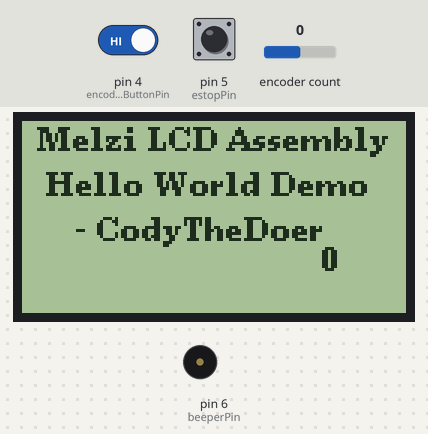
This sketch was run on a simulated Arduino Uno, built with avr-gcc and run on an emulated ATmega328P. Shown: 128×64 one-colour display, buzzer (waves = sounding). The inputs (shaded band) are chosen by the test bench; at power-on: pin 4 (encoderButtonPin) HIGH, pin 5 (estopPin) HIGH, encoder count 0. What the sketch prints to the serial monitor is not drawn.

Above: at 1.2 s.
1.3 s: pin 4 (encoderButtonPin) driven LOW
At 1.7 s:
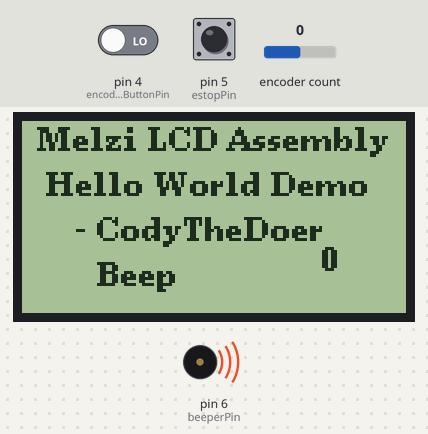
4.3 s: pin 5 (estopPin) pulled LOW for 1 s
At 4.74 s:
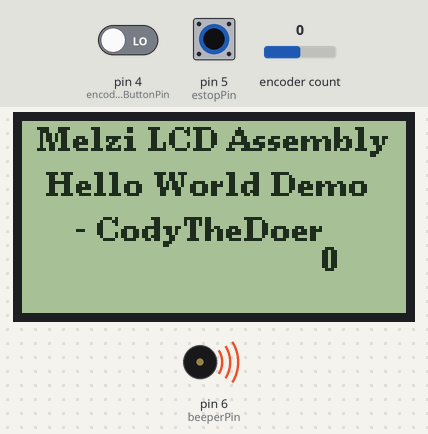
8.3 s: encoder count set to 1
At 9.3 s:
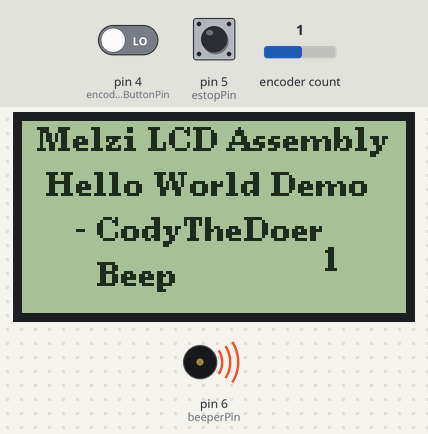
9.9 s: encoder count set to 2
At 11.2 s:
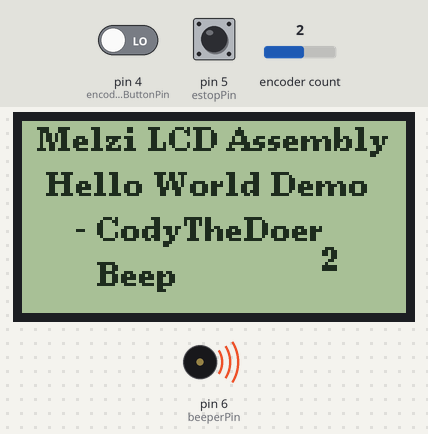
11.5 s: pin 4 (encoderButtonPin) driven HIGH
At 11.7 s:
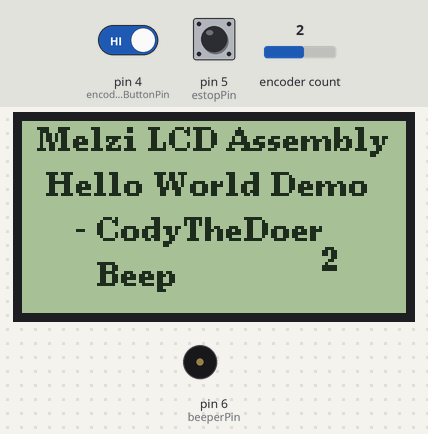
13.2 s: encoder count set to 3
At 14.2 s:
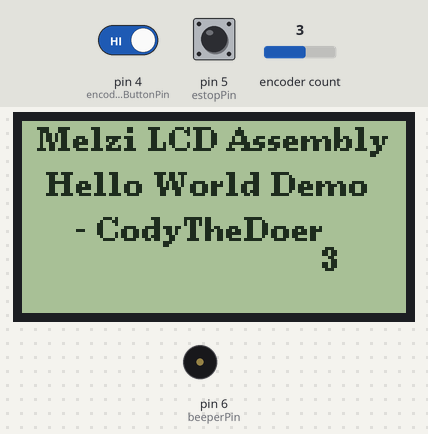
Timing chart, 0 to 15.7 s (numbered marks = the images above; inputs shaded):
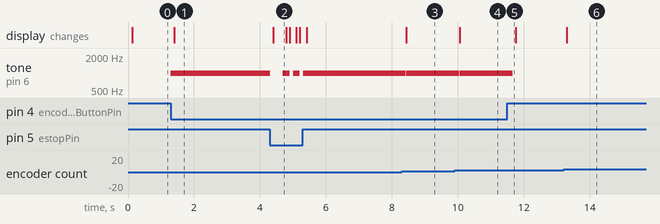

The sketch:

Hello_World.ino
```cpp
#include <Encoder.h>
#include <U8g2lib.h>

//IO Declarations
const int encoderPinA = 2;
const int encoderPinB = 3;
const int encoderButtonPin = 4; // Encoder Button pin (SW)
const int estopPin = 5; // ESTOP button pin
const int beeperPin = 6; // Beeper pin
U8G2_ST7920_128X64_F_SW_SPI u8g2(U8G2_R0, /* clock=*/ 13, /* data=*/ 11, /* CS=*/ 10);

//Beep Logic
bool showBeepMessage = false; // Flag to indicate beep message should be shown
unsigned long beepMessageStartTime = 0; // Time when beep message started showing

//Encoder Tracking
unsigned long lastButtonPressTime = 0;
Encoder myEnc(encoderPinA, encoderPinB);
long oldEncoderPos = -1; // Set to -1 to ensure the initial display update

void setup(void) {
  Serial.begin(9600); // Start serial communication at 9600 baud
  Serial.println("Starting...");

  u8g2.begin();
  u8g2.setContrast(100);

  pinMode(encoderPinA, INPUT_PULLUP);
  pinMode(encoderPinB, INPUT_PULLUP);
  pinMode(encoderButtonPin, INPUT_PULLUP);
  pinMode(estopPin, INPUT_PULLUP);
  pinMode(beeperPin, OUTPUT);

  Serial.println("Setup complete.");
}

void loop(void) {
  unsigned long currentTime = millis();

  // Check if the e-stop button is pressed
  if (digitalRead(estopPin) == LOW) {
    // Reset the encoder position and update the display
    myEnc.write(0); // Reset the position in the encoder library
    oldEncoderPos = -1; // Force the display to update
    showBeepMessage = false; // Make sure the beep message is not displayed
    displayUpdate(0); // Update the display with the reset position
    Serial.println("E-stop pressed - counters reset.");
  }

  // Handle encoder position change
  long newEncoderPos = myEnc.read();
  if (newEncoderPos != oldEncoderPos) {
    oldEncoderPos = newEncoderPos;
    // Update the display with the new encoder position
    displayUpdate(newEncoderPos);
  }

  // Handle encoder button press
  if (digitalRead(encoderButtonPin) == LOW && currentTime - lastButtonPressTime > 200) { // Debounce the button
    lastButtonPressTime = currentTime;
    tone(beeperPin, 1000, 200); // Activate the beeper
    showBeepMessage = true; // Show beep message
    beepMessageStartTime = currentTime; // Record the time the beep message started
    Serial.println("Encoder button pressed - beep.");
    displayUpdate(newEncoderPos); // Update the display immediately
  }

  // Clear beep message after a delay without blocking
  if (showBeepMessage && currentTime - beepMessageStartTime > 200) {
    showBeepMessage = false; // Stop showing beep message after 1/5 second
    displayUpdate(newEncoderPos); // Update the display to clear the beep message
  }
}

void displayUpdate(long encoderPos) {
  u8g2.clearBuffer();
  u8g2.setFont(u8g2_font_ncenB08_tr);
  u8g2.drawStr(5, 10, "Melzi LCD Assembly");
  u8g2.drawStr(8, 25, "Hello World Demo");
  u8g2.drawStr(15, 40, " - CodyTheDoer");

  if (showBeepMessage) {
    u8g2.drawStr(25, 55, "Beep"); // Draw "Beep" on the screen
  }

  char encoderPosStr[10];
  sprintf(encoderPosStr, "%ld", encoderPos / 4); // Assuming 4 steps per notch
  u8g2.drawStr(100, 50, encoderPosStr); // Update encoder position
  u8g2.sendBuffer(); // Send buffer to the display
}
```

Measured:
- after the input at 1.3 s, tone on pin 6 (beeperPin): silent → 1000 Hz at once; the display: changes after 0.11 s (image 1)
- after the input at 4.3 s, tone on pin 6 (beeperPin): 1000 Hz → silent at once, then repeats every 0.30 s: 1000 Hz 0.20 s, silent 0.10 s, until it stays 1000 Hz from 5.3 s; the display: changes after 0.10 s (image 2)
- after the input at 8.3 s, tone on pin 6 (beeperPin): 1000 Hz → silent after 0.12 s, → 1000 Hz 0.01 s later; the display: changes after 0.13 s (image 3)
- after the input at 9.9 s, tone on pin 6 (beeperPin): 1000 Hz → silent after 0.14 s, → 1000 Hz 0.01 s later; the display: changes after 0.15 s (image 4)
- after the input at 11.5 s, tone on pin 6 (beeperPin): 1000 Hz → silent after 0.16 s
- after the input at 13.2 s, the display: changes after 0.10 s (image 6)
- what the display in image 2 shows lasts 0.4 s, from 4.4 s to 4.8 s
